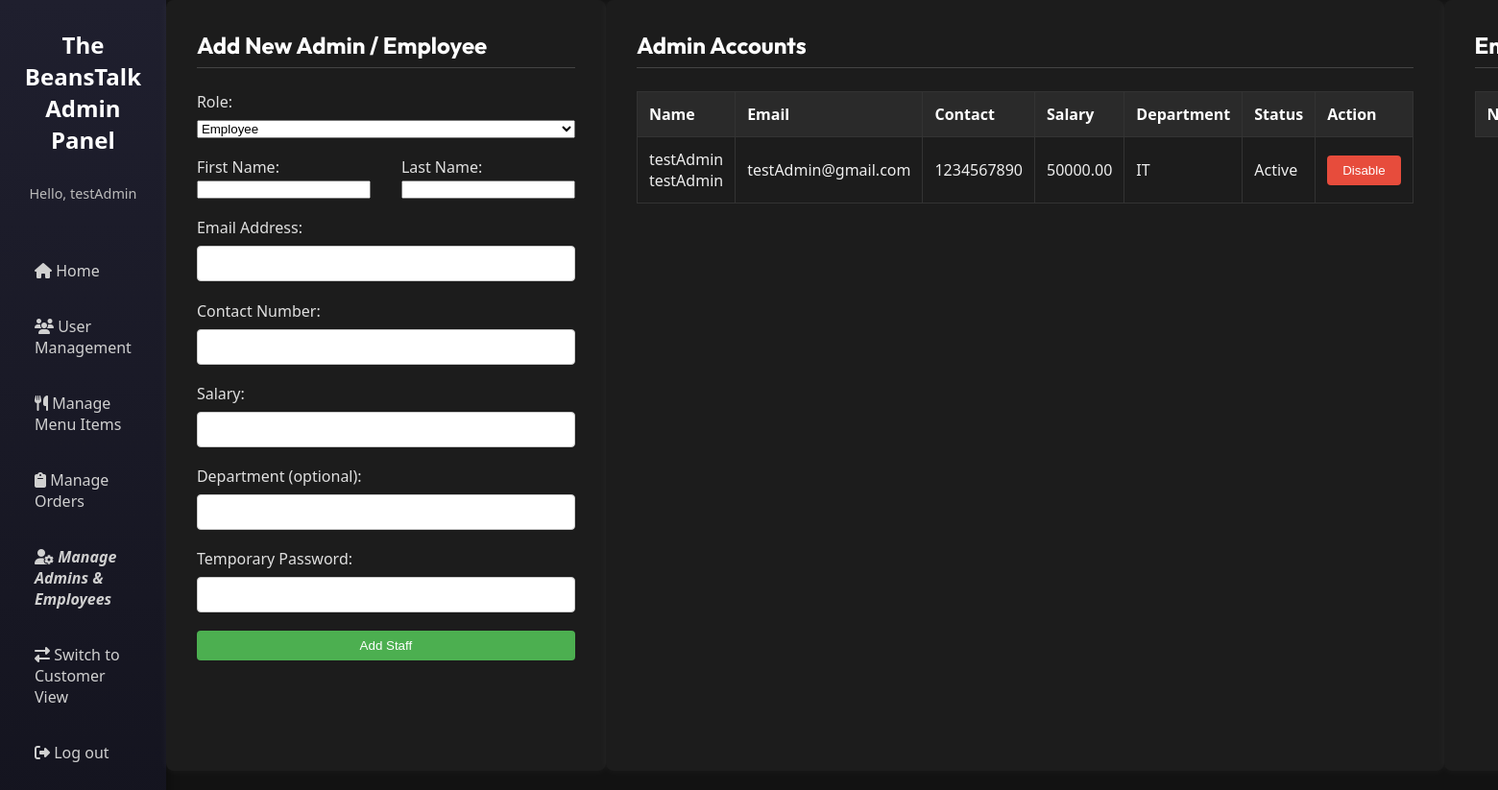
Page /admin/adminManageStaff.php (signed in) on the committed database.
### tables this page shows
CREATE TABLE `company` (
  `ID` int(11) NOT NULL,
  `Role` enum('admin','employee') NOT NULL,
  `FirstName` varchar(50) NOT NULL,
  `LastName` varchar(50) NOT NULL,
  `Email` varchar(100) NOT NULL,
  `Password` varchar(255) NOT NULL,
  `ContactNumber` varchar(20) NOT NULL,
  `Salary` decimal(10,2) NOT NULL,
  `Department` varchar(50) DEFAULT NULL,
  `Status` enum('active','disabled') NOT NULL DEFAULT 'active'
);

### includes/functions.inc.php (called while the page is built, shortened)
<?php
    function fetchStaffByRole($conn, $role) {
        $sql = "SELECT * FROM company WHERE Role = ? ORDER BY LastName ASC";
        $stmt = mysqli_stmt_init($conn);
        if (!mysqli_stmt_prepare($stmt, $sql)) {
            die ('SQL error: ' . mysqli_error($conn));
        }
        mysqli_stmt_bind_param($stmt, "s", $role);
        mysqli_stmt_execute($stmt);
        $result = mysqli_stmt_get_result($stmt);
        return mysqli_fetch_all($result, MYSQLI_ASSOC);
    }

### admin/adminManageStaff.php (the view, shortened to what this page needs)
<?php
    include '../includes/dbh.inc.php';
    include '../includes/functions.inc.php';
    $adminName = $_SESSION["userName"] ?? "Admin";
    $admins = fetchStaffByRole($conn, 'admin');
?>
<!DOCTYPE html>
<html lang="en">
<head>
    <link rel="stylesheet" href="adminCentralized.css">
    <link rel="stylesheet" href="https://cdnjs.cloudflare.com/ajax/libs/font-awesome/6.5.0/css/all.min.css">
</head>
<body>
    <div class="admin-wrapper">
        <aside class="admin-sidebar">
            <h2>The BeansTalk Admin Panel</h2>
            <p class="admin-greeting">Hello, <?php echo htmlspecialchars($adminName); ?></p>
            <nav>
                <ul>
                    <li><a href="adminLanding.php"><i class="fa-solid fa-home"></i>  Home</a></li>
                    <li><a href="adminUserManagement.php"><i class="fa-solid fa-users"></i>  User Management</a></li>
                    <li><a href="adminManageMenu.php"><i class="fa-solid fa-utensils"></i>  Manage Menu Items</a></li>
                    <li><a href="adminManageOrders.php"><i class="fa-solid fa-clipboard"></i>  Manage Orders</a></li>
                    <li style="font-style: italic; font-weight: bold;"><a href="adminManageStaff.php"><i class="fa-solid fa-user-gear"></i>  Manage Admins & Employees</a></li>
                    <li><a href="../index.php"><i class="fa-solid fa-right-left"></i>  Switch to Customer View</a></li>
                    <li><a href="../includes/logout.inc.php"><i class="fa-solid fa-right-from-bracket"></i>  Log out</a></li>
                </ul>
            </nav>
        </aside>
        <section class="section-divider">
            <h2 class="section-title">Add New Admin / Employee</h2>
            <form action="../includes/addStaff.inc.php" method="POST" class="admin-form">
                <div class="form-group">
                    <label for="role">Role:</label>
                    <select name="role" id="role" required>
                        <option value="employee">Employee</option>
                    </select>
                </div>
                <div class="form-group-inline">
                    <div>
                        <label for="firstName">First Name:</label>
                        <input type="text" name="firstName" required id="form-group-first-name">
                    </div>
                    <div>
                        <label for="lastName">Last Name:</label>
                        <input type="text" name="lastName" required id="form-group-last-name">
                    </div>
                </div>
                <div class="form-group">
                    <label for="email">Email Address:</label>
                    <input type="email" name="email" required>
                </div>
                <div class="form-group">
                    <label for="contactNumber">Contact Number:</label>
                    <input type="contactNumber" name="contactNumber" required>
                </div>
                <div class="form-group">
                    <label for="salary">Salary:</label>
                    <input type="number" step="0.01" name="salary" required>
                </div>
                <div class="form-group">
                    <label for="department">Department (optional):</label>
                    <input type="text" name="department">
                </div>
                <div class="form-group">
                    <label for="password">Temporary Password:</label>
                    <input type="password" name="password" required>
                </div>
                <button type="submit" name="addStaff" class="admin-button">Add Staff</button>
            </form>
        </section>
        <section class="section-divider">
            <h2 class="section-title">Admin Accounts</h2>
            <div class="staff-table">
                <table>
                    <thead>
                        <tr>
                            <th>Name</th>
                            <th>Email</th>
                            <th>Contact</th>
                            <th>Salary</th>
                            <th>Department</th>
                            <th>Status</th>
                            <th>Action</th>
                        </tr>
                    </thead>
                    <tbody>
                        <?php foreach ($admins as $admin): ?>
                            <tr>
                                <td><?= htmlspecialchars($admin['FirstName'] . ' ' . $admin['LastName']); ?></td>
                                <td><?= htmlspecialchars($admin['Email']); ?></td>
                                <td><?= htmlspecialchars($admin['ContactNumber']); ?></td>
                                <td><?= htmlspecialchars($admin['Salary']); ?></td>
                                <td><?= htmlspecialchars($admin['Department']); ?></td>
                                <td><span class="status <?= $admin['Status']; ?>"><?= ucfirst($admin['Status']); ?></span></td>
                                <td>
                                    <?php if ($admin['Status'] === 'active'): ?>
                                        <form action="../includes/toggleStaffStatus.inc.php" class="inline-form" method="POSt">
                                            <button type="submit" class="admin-button danger">Disable</button>
                                        </form>
                                    <?php endif; ?>
                                </td>
                            </tr>
                        <?php endforeach; ?>
                    </tbody>
                </table>
            </div>
        </section>
        <section class="section-divider">
            <h2 class="section-title">Employee Accounts</h2>
            <div class="staff-table">
                <table>
                    <thead>
                        <tr>
                            <th>Name</th>
                        </tr>
                    </thead>
                </table>
            </div>
        </section>
    </div>
</body>
</html>

### admin/adminCentralized.css (style rules this page uses)
* { margin: 0; padding: 0; box-sizing: border-box; text-decoration: none; }
body { font-family: "Segoe UI", sans-serif; background-color: #121212; color: #e0e0e0; }
.admin-wrapper { display: flex; flex-direction: row; min-height: 100vh; }
.admin-sidebar { width: 250px; background: linear-gradient(180deg, #1f1f2e, #14141f); padding: 30px 20px; color: #f5f5f5; box-shadow: 3px 0 10px rgba(0, 0, 0, 0.3); display: flex; flex-direction: column; }
.admin-sidebar h2 { margin-bottom: 30px; font-size: 1.5rem; text-align: center; color: #ffffff; }
.admin-greeting { font-size: 0.9rem; text-align: center; margin-bottom: 20px; color: #bbbbbb; }
.admin-sidebar nav { margin-top: 30px; }
.admin-sidebar nav ul { list-style: none; }
.admin-sidebar nav ul li { margin-bottom: 16px; }
.admin-sidebar nav ul li a { text-decoration: none; color: #d0d0d0; padding: 10px 16px; display: block; border-radius: 8px; transition: background 0.3s, transform 0.2s; }
.section-divider { margin-bottom: 3rem; padding: 2rem; background-color: #1c1c1c; border-radius: 8px; box-shadow: 0 0 10px rgba(255, 255, 255, 0.05); }
.section-title { font-family: 'Outfit', sans-serif; font-size: 1.5rem; margin-bottom: 1.5rem; border-bottom: 1px solid #444; padding-bottom: 0.5rem; color: #fff; }
.staff-table table { width: 100%; border-collapse: collapse; color: #eee; }
.staff-table th, .staff-table td { border: 1px solid #333; padding: 0.75rem; text-align: left; }
.staff-table th { background-color: #2a2a2a; color: #fff; }
.admin-form { display: flex; flex-direction: column; gap: 1.2rem; }
.form-group, .form-group-inline { display: flex; flex-direction: column; gap: 0.5rem; }
.form-group-inline { flex-direction: row; gap: 2rem; }
.form-group input[type="text"], .form-group input[type="number"], .form-group input[type="email"], .form-group input[type="password"], .form-group input[type="contactNumber"] { width: 100%; padding: 10px; border: 1px solid #ccc; border-radius: 4px; box-sizing: border-box; }
.admin-button { background-color: #4CAF50; color: white; padding: 0.5rem 1rem; border: none; border-radius: 4px; cursor: pointer; }
.admin-button.danger { background-color: #E74C3C; }
.inline-form { display: inline; }

### rows in the picture
company: FirstName+LastName "testAdmin testAdmin", Email "testAdmin@gmail.com", ContactNumber "1234567890", Salary "50000.00", Department "IT", Status "Active"

### other values in the picture
$adminName "testAdmin"
